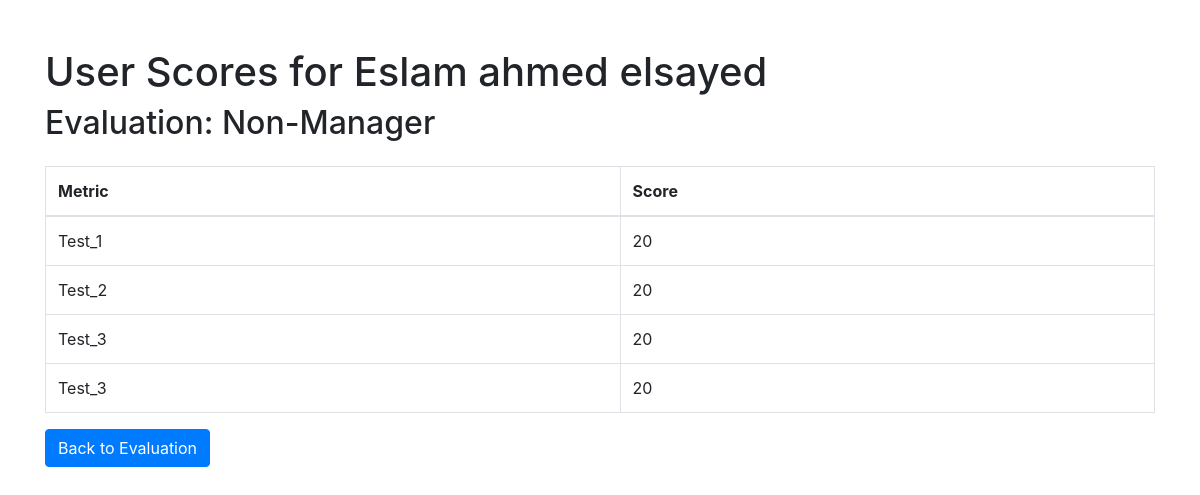
The page /user_score/3/ on the database as committed earlier.
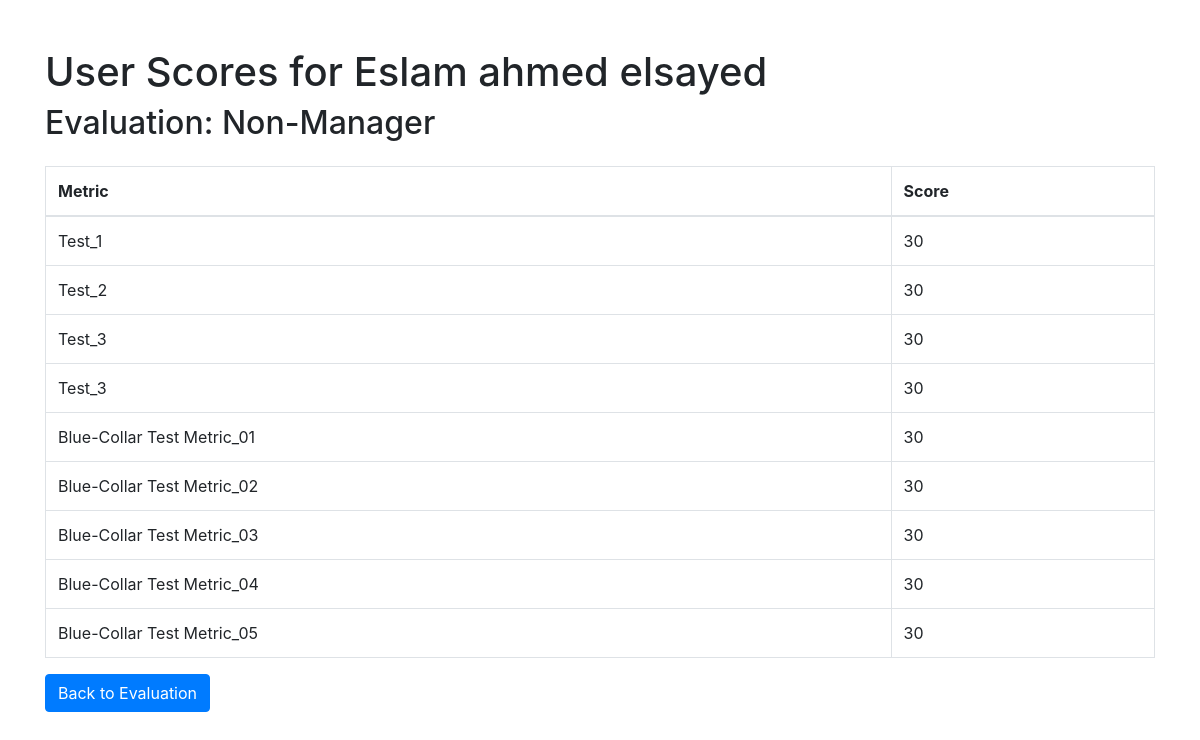
The same page on the database as committed later.
### pms/models.py (models this page shows, shortened)
class UserScore(models.Model):
    employee = models.ForeignKey(Employee, on_delete=models.CASCADE)
    metric = models.ForeignKey(Metric, on_delete=models.CASCADE)
    score = models.PositiveSmallIntegerField()
    evaluation = models.ForeignKey(Evaluation, on_delete=models.CASCADE)

class Metric(models.Model):
    name = models.CharField(max_length=100)
    metric_weight = models.PositiveSmallIntegerField()
    category = models.ForeignKey(Category, on_delete=models.CASCADE)

### pms/views.py (the view)
# urls.py: path('user_score/<int:employee_id>/', user_score_view, name='user_score'),
def user_score_view(request, employee_id):
    employee = get_object_or_404(Employee, id=employee_id)
    evaluation = Evaluation.objects.filter(level__name='Non-Manager').first()
    if not evaluation:
        return render(request, 'error.html', {'message': 'No evaluation found for this employee.'})
    user_scores = UserScore.objects.filter(employee=employee, evaluation=evaluation).select_related('metric')
    context = {
        'employee': employee,
        'evaluation': evaluation,
        'user_scores': user_scores,
    }
    return render(request, 'pms/user_score.html', context)

### templates/pms/user_score.html (shortened to what this page needs)
<!DOCTYPE html>
<html lang="en">
<head>
    <link rel="stylesheet" href="https://stackpath.bootstrapcdn.com/bootstrap/4.5.2/css/bootstrap.min.css">
</head>
<body>
    <div class="container mt-5">
        <h1>User Scores for {{ employee.full_name }}</h1>
        <h2>Evaluation: {{ evaluation.name }}</h2>
        <table class="table table-bordered mt-4">
            <thead>
                <tr>
                    <th>Metric</th>
                    <th>Score</th>
                </tr>
            </thead>
            <tbody>
                {% for score in user_scores %}
                    <tr>
                        <td>{{ score.metric.name }}</td>
                        <td>{{ score.score }}</td>
                    </tr>
                {% empty %}
                    <tr>
                        <td colspan="2" class="text-center">No scores available.</td>
                    </tr>
                {% endfor %}
            </tbody>
        </table>
        <a href="{% url 'evo-copy' employee.id %}" class="btn btn-primary">Back to Evaluation</a>
    </div>
</body>
</html>

Rows that differ between the two databases and show on the page:
changed UserScore "Test_1": score "20" → "30"
changed UserScore "Test_2": score "20" → "30"
changed UserScore (number 3 of 9 on the later page): score "20" → "30"
changed UserScore (number 4 of 9 on the later page): score "20" → "30"
added UserScore: metric.name "Blue-Collar Test Metric_01", score "30"
added UserScore: metric.name "Blue-Collar Test Metric_02", score "30"
added UserScore: metric.name "Blue-Collar Test Metric_03", score "30"
added UserScore: metric.name "Blue-Collar Test Metric_04", score "30"
added UserScore: metric.name "Blue-Collar Test Metric_05", score "30"
